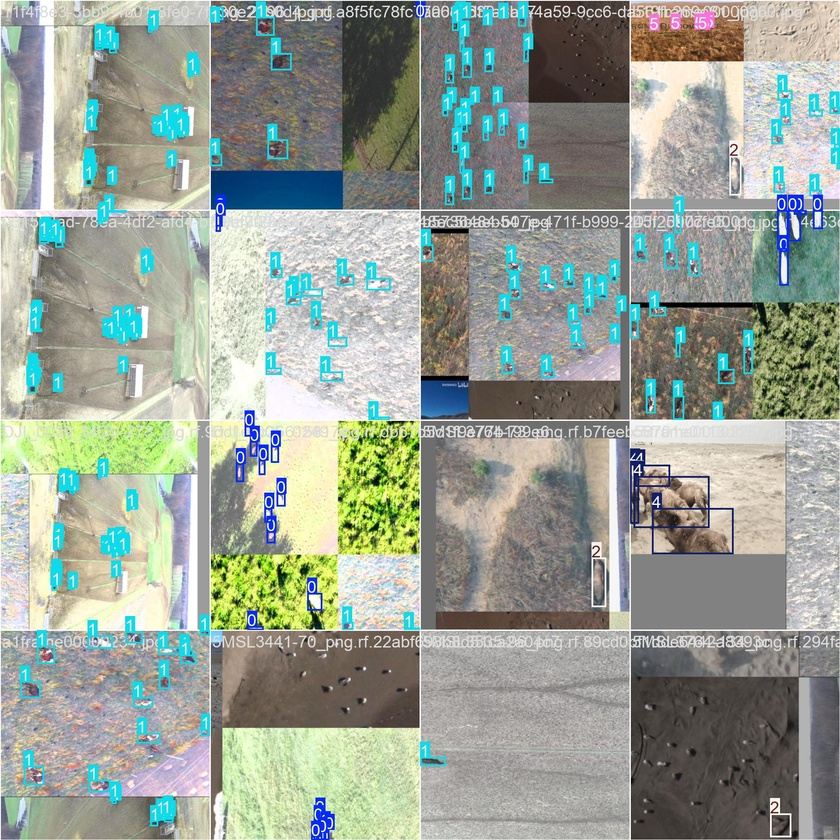
#> input picture runs/detect/train/train_batch0.jpg, 840 x 840 px, shrunk from 1920 x 1920 before the run, found by its file name; its folder holds only this picture in this run
$ jupyter execute --allow-errors data_exploration.ipynb
#> lines starting #> are read from the running program, lines starting #| are printed output that depends on the picture
# Wildlife Species Detection from Drone Imagery
## Data Exploration – WAID Dataset

**Project Objective:**
This notebook explores the Wildlife Aerial Images from Drone (WAID) dataset.
We analyze class distribution, image characteristics, and annotation quality to
ensure suitability for training deep learning–based object detection models.

**Dataset:** Wildlife Aerial Images from Drone (WAID)
**Species:** Sheep, Cattle, Seal, Camelus, Kiang, Zebra

[cell 1]
# Core libraries
import os
import numpy as np
import pandas as pd
import math

# Computer vision
import cv2

# Visualization
import matplotlib.pyplot as plt
import seaborn as sns

# Utilities
from collections import Counter, defaultdict
from itertools import combinations

# Plot settings
plt.style.use("seaborn-v0_8")
plt.rcParams["figure.figsize"] = (10, 6)

[cell 2]
# Reproducibility
SEED = 42
np.random.seed(SEED)

# Project paths
PROJECT_ROOT = os.path.abspath("..")
DATA_DIR = os.path.join(PROJECT_ROOT, "data")
RAW_DATA_DIR = os.path.join(DATA_DIR, "raw")

IMAGE_DIR = os.path.join(RAW_DATA_DIR, "images")
ANNOTATION_DIR = os.path.join(RAW_DATA_DIR, "annotations")
SPLITS = ["train", "valid", "test"]

print("Image directory:", IMAGE_DIR)
print("Annotation directory:", ANNOTATION_DIR)

## Dataset Overview

### Inspect the number of images and annotations

[cell 3]
image_files = defaultdict(list)
annotation_files = defaultdict(list)

#> (the rest of this cell did not finish here and is left out)

### Examine image resolution and formats

[cell 4]
sample_img = cv2.imread(os.path.join(IMAGE_DIR, "train", image_files["train"][0]))
#> sample_img is the input picture: shape (840, 840, 3); mean B, G, R 150.1, 160.7, 152.7
h, w, c = sample_img.shape
#> h = 840; w = 840; c = 3

print(f"Image resolution: {w} x {h}")
#| Image resolution: 840 x 840
print(f"Channels: {c}")
#| Channels: 3

### Load class names

[cell 5]
# Load class names
CLASSES_PATH = os.path.join(DATA_DIR, "classes.txt")

#> (the rest of this cell did not finish here and is left out)

### Visualize Sample Images

[cell 6]
# [26 lines left out: function load_yolo_annotations, not called in this run]

[cell 7]
# [14 lines left out: function get_image_labels, not called in this run]

[cell 8]
def show_images(image_files, split="train", n=4):
    """
    Display n sample images with species labels as titles.
    """
#> called with split = 'train', n = 4
    images = image_files[split][:n]

    plt.figure(figsize=(4 * n, 4))
    for i, img_name in enumerate(images):
        img_path = os.path.join(IMAGE_DIR, split, img_name)

        img = cv2.imread(img_path)
        img = cv2.cvtColor(img, cv2.COLOR_BGR2RGB)

        labels = get_image_labels(img_name, split, CLASS_NAMES)
        title = ", ".join(labels) if labels else "No labels"

        plt.subplot(1, n, i + 1)
        plt.imshow(img)
        plt.title(title)
        plt.axis("off")

    plt.tight_layout()
    plt.show()

#> (the rest of this cell did not finish here and is left out)

### Analyze the distribution of wildlife species

[cell 9]
all_class_ids = []

for split in SPLITS:
    for ann_file in annotation_files[split]:
        ann_path = os.path.join(ANNOTATION_DIR, split, ann_file)
        class_ids = load_yolo_annotations(ann_path, NUM_CLASSES)
        all_class_ids.extend(class_ids)

print(f"Total labeled objects across all splits: {len(all_class_ids)}")

[cell 10]
all_class_names = [CLASS_NAMES[cid] for cid in all_class_ids]

class_counts = Counter(all_class_names)

class_counts

[cell 11]
df_classes = (
    pd.DataFrame(class_counts.items(), columns=["Species", "Count"])
      .sort_values("Count", ascending=False)
      .reset_index(drop=True)
)

df_classes

[cell 12]
sns.barplot(data=df_classes, x="Species", y="Count")
plt.title("Class Distribution in WAID Dataset")
plt.xticks(rotation=30)
plt.tight_layout()
plt.show()

The dataset shows a pronounced class imbalance, with kiang, zebra, and camelus being underrepresented, which may impact model performance and necessitate targeted data augmentation or class-aware training strategies.

### Bounding Box Size Analysis

[cell 13]
# [16 lines left out: function get_bbox_sizes, not called in this run]

[cell 14]
all_bbox_areas = []

for split in SPLITS:
    for ann in annotation_files[split]:
        ann_path = os.path.join(ANNOTATION_DIR, split, ann)
        all_bbox_areas.extend(get_bbox_sizes(ann_path))

print(f"Total bounding boxes: {len(all_bbox_areas)}")

[cell 15]
plt.figure(figsize=(8, 5))
plt.hist(all_bbox_areas, bins=50, log=True)
plt.axvline(0.02, color="red", linestyle="--", label="2% image area")
plt.xlabel("Bounding box area (normalized)")
plt.ylabel("Frequency (log scale)")
plt.title("Distribution of Bounding Box Areas")
plt.legend()
plt.tight_layout()
plt.show()
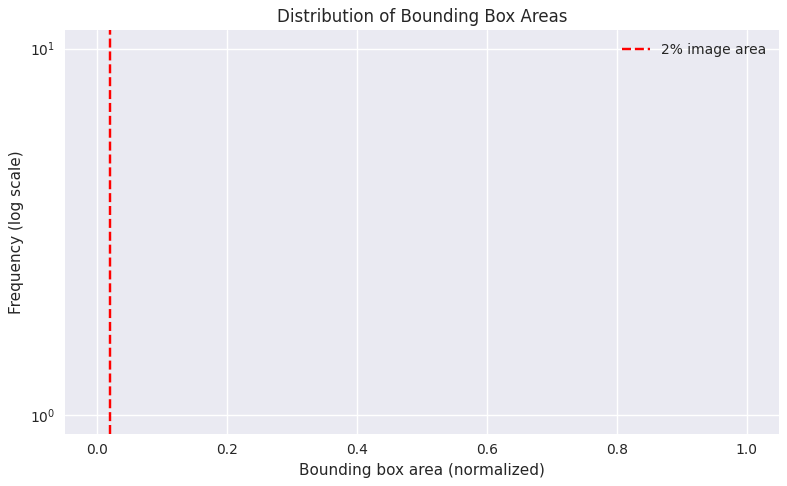
#> figure drawn by matplotlib, 1 panel

#> (a cell that did not finish here is left out)

As shown in the bounding box area distribution, 97.15% of annotated objects cover less than 2% of the image area, indicating that most wildlife instances appear as small objects. This characteristic poses additional challenges for object detection and motivates the use of multi-scale detection architectures.

#> (a cell that did not finish here is left out)

[cell 18]
plt.figure(figsize=(10, 5))
#> (the rest of this cell did not finish here and is left out)

Bounding box area distributions vary across species, with seal and camelus exhibiting larger median and upper-range bounding box sizes compared to sheep, cattle, and kiang. Nevertheless, for all species, most bounding boxes fall below 2% of the image area, emphasizing the consistent challenge of detecting small objects in aerial imagery.

### Objects per Image

[cell 19]
objects_per_image = []

for split in SPLITS:
    for ann in annotation_files[split]:
        ann_path = os.path.join(ANNOTATION_DIR, split, ann)
        with open(ann_path) as f:
            objects_per_image.append(len(f.readlines()))

[cell 20]
plt.figure(figsize=(8, 5))
plt.hist(objects_per_image, bins=20)
plt.xlabel("Number of objects per image")
plt.ylabel("Number of images")
plt.title("Objects per Image Distribution")
plt.tight_layout()
plt.show()
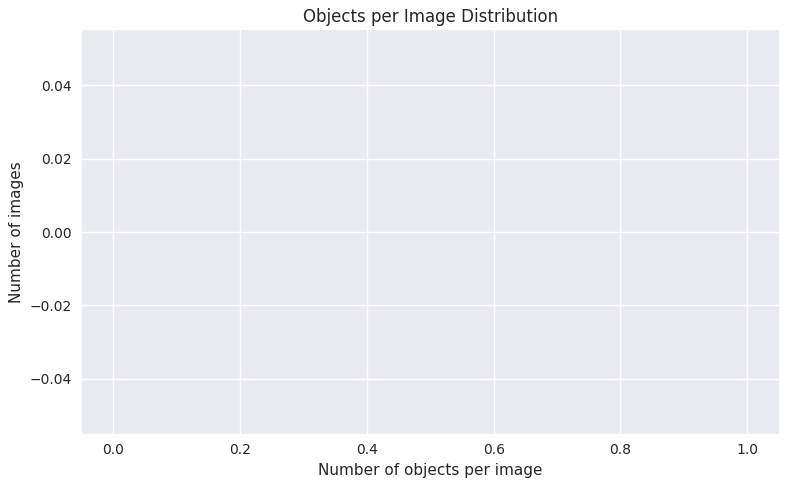
#> figure drawn by matplotlib, 1 panel

[cell 21]
print(f"Mean objects per image: {np.mean(objects_per_image):.2f}")
#> (the rest of this cell did not finish here and is left out)

The distribution of objects per image is highly skewed toward low object counts, with the majority of images containing only a small number of animals. However, a long-tailed distribution reveals the presence of occasional densely populated scenes with large numbers of individuals. When considered alongside the bounding box size analysis, which shows that the vast majority of objects occupy only a very small fraction of the image area, these dense scenes represent a particularly challenging detection scenario. The simultaneous presence of many small objects within a single image increases the likelihood of overlapping detections and missed instances, especially in aerial imagery where spatial resolution is limited. This combination of high object density and small object scale underscores the need for multi-scale detection architectures and robust post-processing strategies, such as carefully tuned non-maximum suppression and adaptive confidence thresholding.

### Co-Occurrence of Species

[cell 22]
co_occurrence = Counter()

for split in SPLITS:
    for ann in annotation_files[split]:
        ann_path = os.path.join(ANNOTATION_DIR, split, ann)
        class_ids = load_yolo_annotations(ann_path, NUM_CLASSES)

        unique_ids = set(class_ids)
        for pair in combinations(sorted(unique_ids), 2):
            co_occurrence[pair] += 1

[cell 23]
co_occurrence_named = {
    (CLASS_NAMES[a], CLASS_NAMES[b]): count
    for (a, b), count in co_occurrence.items()
}

pd.DataFrame(
    co_occurrence_named.items(),
    columns=["Species Pair", "Count"]
).sort_values("Count", ascending=False).head(10)

The asence of co-occurrence of species across images is advantageous, as it reduces inter-class ambiguity and simplifies the classification task during detection.

### Missing or Empty Annotation Check

[cell 24]
empty_files = []

for split in SPLITS:
    for ann in annotation_files[split]:
        ann_path = os.path.join(ANNOTATION_DIR, split, ann)
        if os.path.getsize(ann_path) == 0:
            empty_files.append((split, ann))
